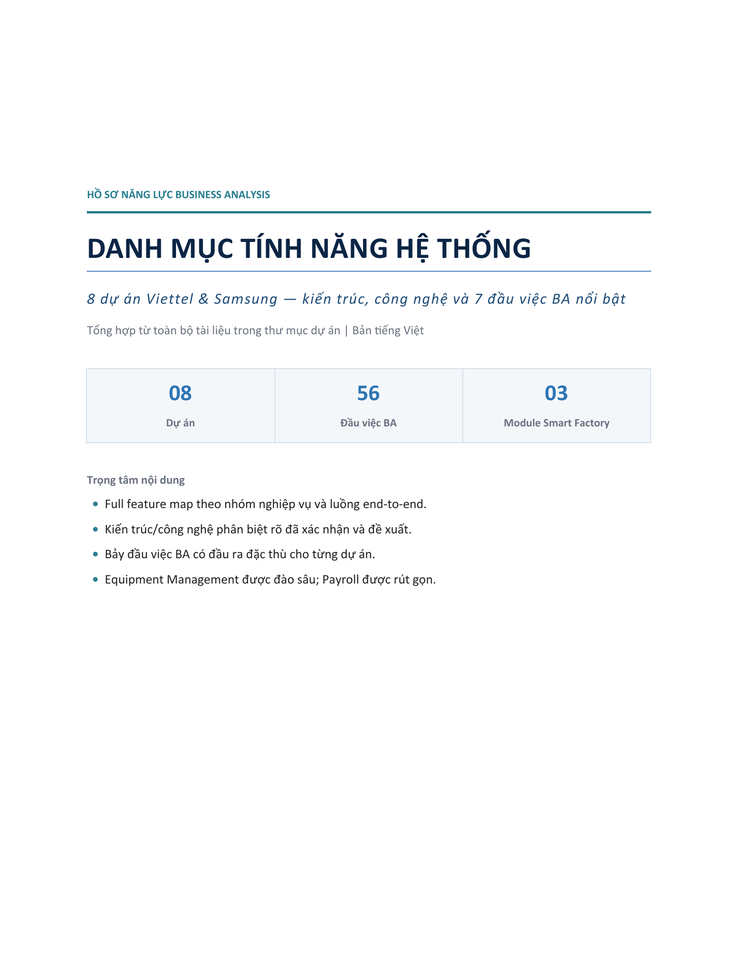
#> input picture Các dự án cũ/Dự án và tính năng/worktmp/rendered_report_v4/page-1.png, 738 x 956 px, shrunk from 1547 x 2002 before the run; its folder holds only this picture in this run
$ python make_contact_sheets.py
#> lines starting #> are read from the running program, lines starting #| are printed output that depends on the picture
from pathlib import Path
from PIL import Image, ImageDraw, ImageFont

ROOT = Path(r"C:\Users\Kim Duc\Desktop\Dự án và tính năng\worktmp\rendered_report_v4")
OUT = ROOT / "contact_sheets"
OUT.mkdir(exist_ok=True)

pages = sorted(ROOT.glob("page-*.png"), key=lambda p: int(p.stem.split("-")[1]))
font = ImageFont.load_default(size=24)

for sheet_index in range(0, len(pages), 4):
    batch = pages[sheet_index:sheet_index + 4]
    opened = [Image.open(p).convert("RGB") for p in batch]
#> opened = 1 item
    tile_w = max(im.width for im in opened)
#> tile_w = 738
    tile_h = max(im.height for im in opened) + 42
#> tile_h = 998
    canvas = Image.new("RGB", (tile_w * 2 + 30, tile_h * 2 + 30), "#D9E1E8")
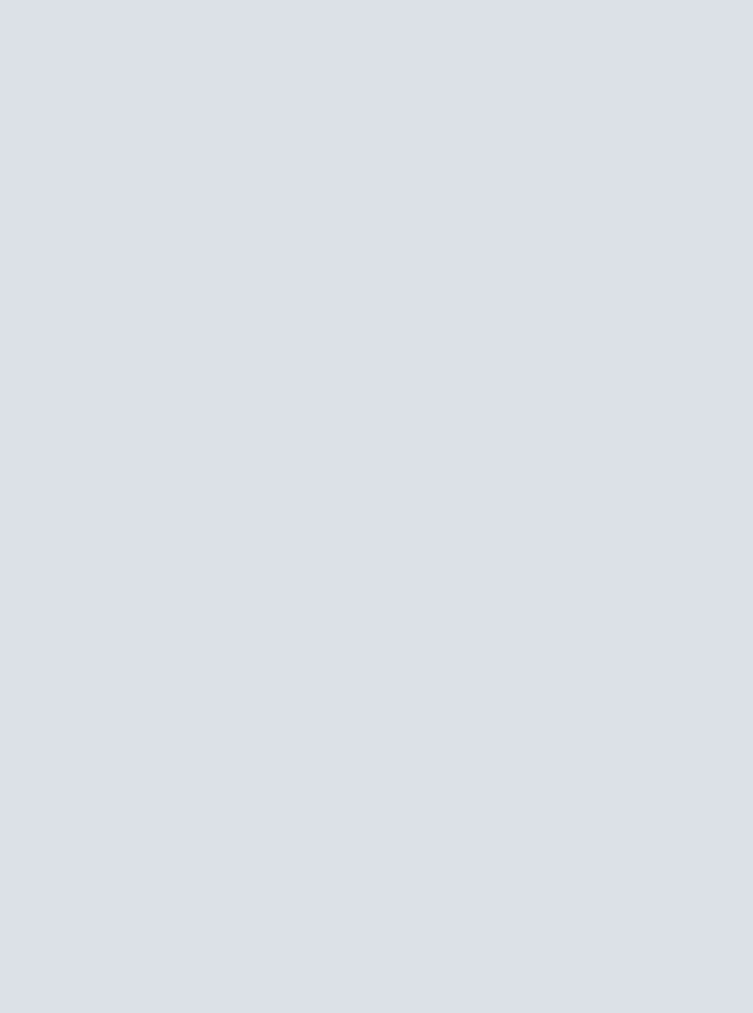
#> canvas: PIL image 1506x2026 RGB (shown at 1/2 size); mean R, G, B 217, 225, 232
    draw = ImageDraw.Draw(canvas)
    for i, (path, im) in enumerate(zip(batch, opened)):
        x = (i % 2) * (tile_w + 30)
        y = (i // 2) * (tile_h + 30)
        canvas.paste(im, (x, y + 42))
        page_no = int(path.stem.split("-")[1])
        draw.rectangle((x, y, x + tile_w, y + 41), fill="#0B2545")
        draw.text((x + 14, y + 8), f"TRANG {page_no}", fill="white", font=font)
#> this loop made 1 pass
#> (x, y, page_no) on pass 1: (0, 0, 1)
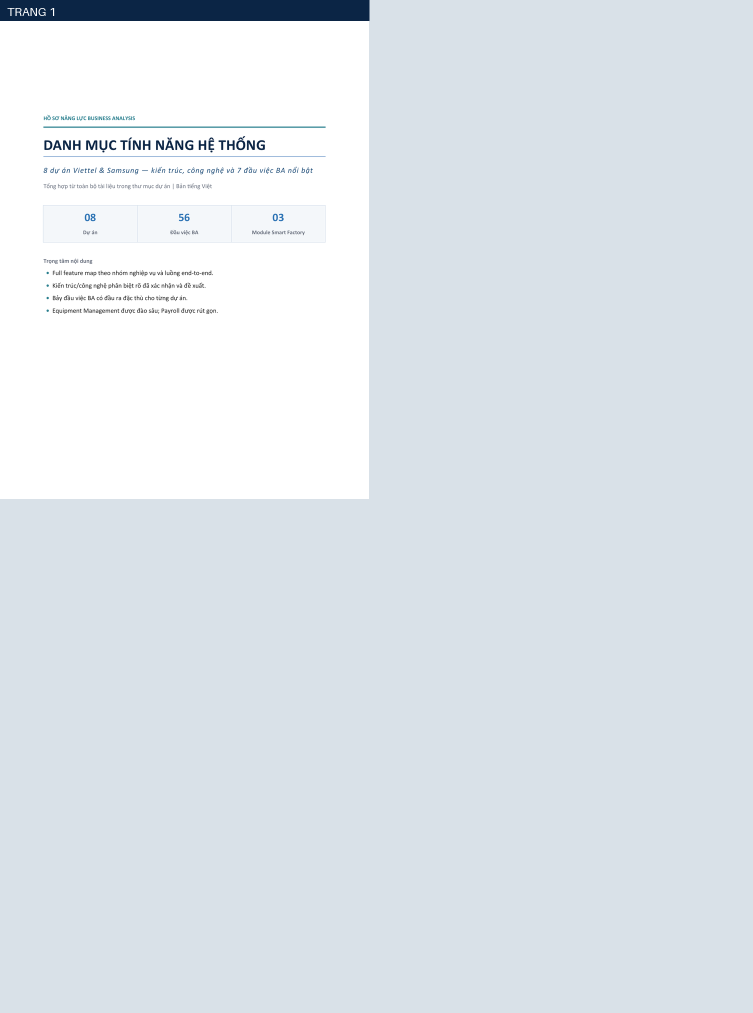
#> canvas: PIL image 1506x2026 RGB (shown at 1/2 size); mean R, G, B 222.6, 229.1, 234.9
    first = int(batch[0].stem.split("-")[1])
    last = int(batch[-1].stem.split("-")[1])
    canvas.save(OUT / f"sheet-{first:02d}-{last:02d}.png", optimize=True)

print(f"Created {len(list(OUT.glob('sheet-*.png')))} contact sheets for {len(pages)} pages")

$ run again, on Các dự án cũ/Dự án và tính năng/worktmp/rendered_report_v4/page-13.png
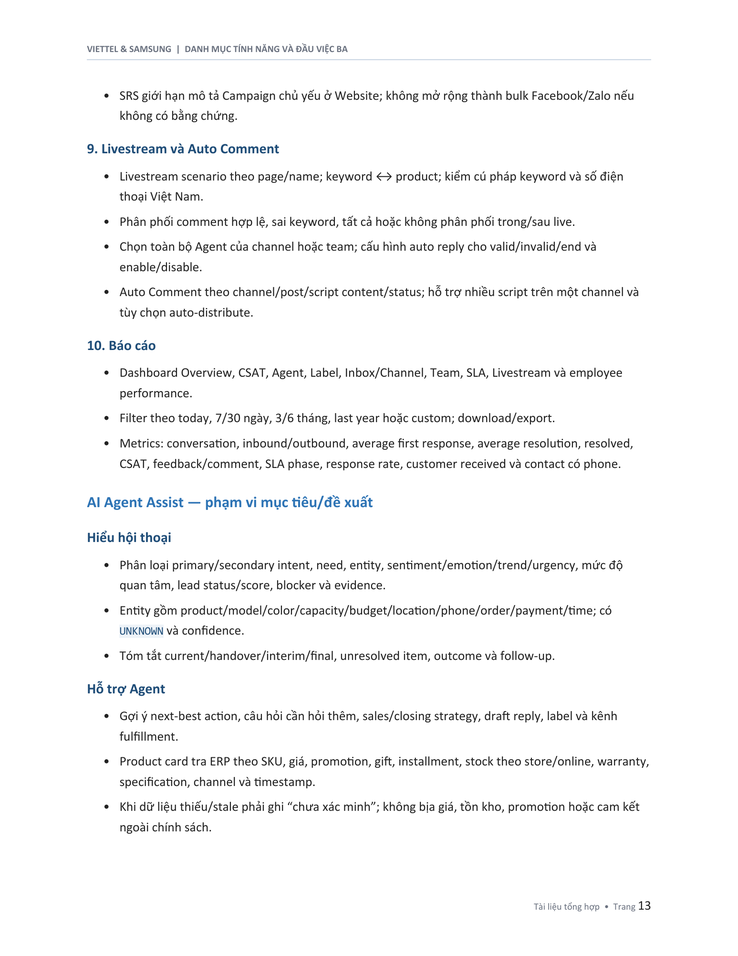
#> input picture Các dự án cũ/Dự án và tính năng/worktmp/rendered_report_v4/page-13.png, 738 x 956 px, shrunk from 1547 x 2002 before the run
#> opened = 1 item
#> tile_w = 738
#> tile_h = 998
#> the loop `for i, (path, im) in enumerate(zip(batch, opened)):` made 1 pass
#> (x, y, page_no) on pass 1: (0, 0, 13)
#> after the loop `for i, (path, im) in enumerate(zip(batch, opened)):`:
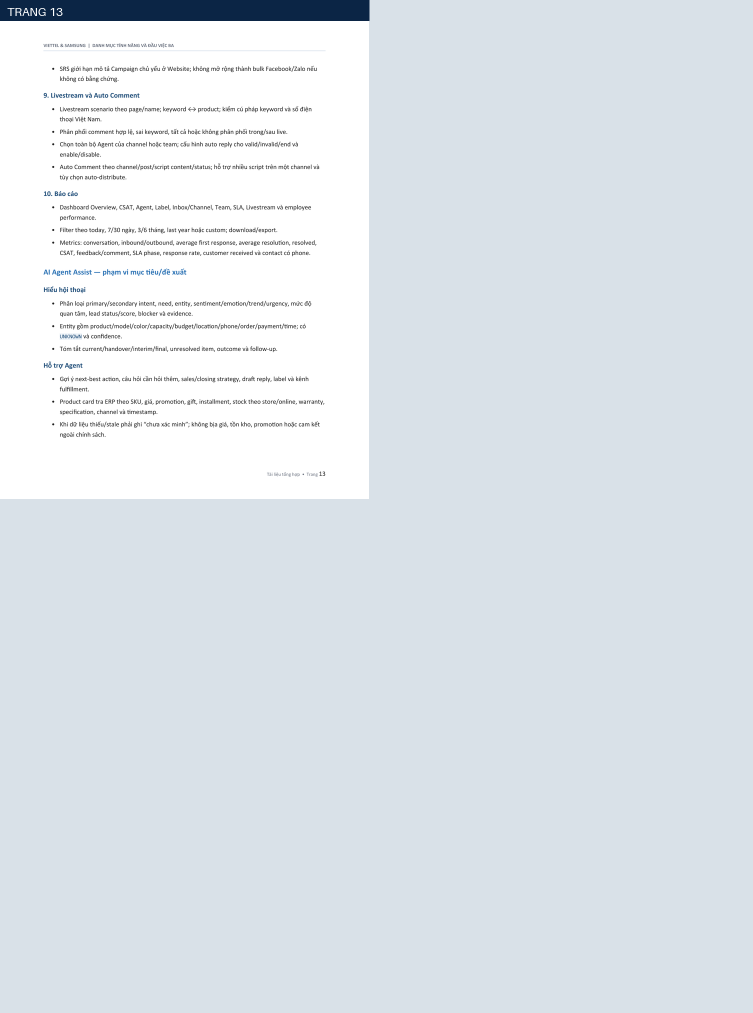
#> canvas: PIL image 1506x2026 RGB (shown at 1/2 size); mean R, G, B 221.9, 228.3, 233.9

$ run again, on Các dự án cũ/Dự án và tính năng/worktmp/rendered_report_v4/page-14.png
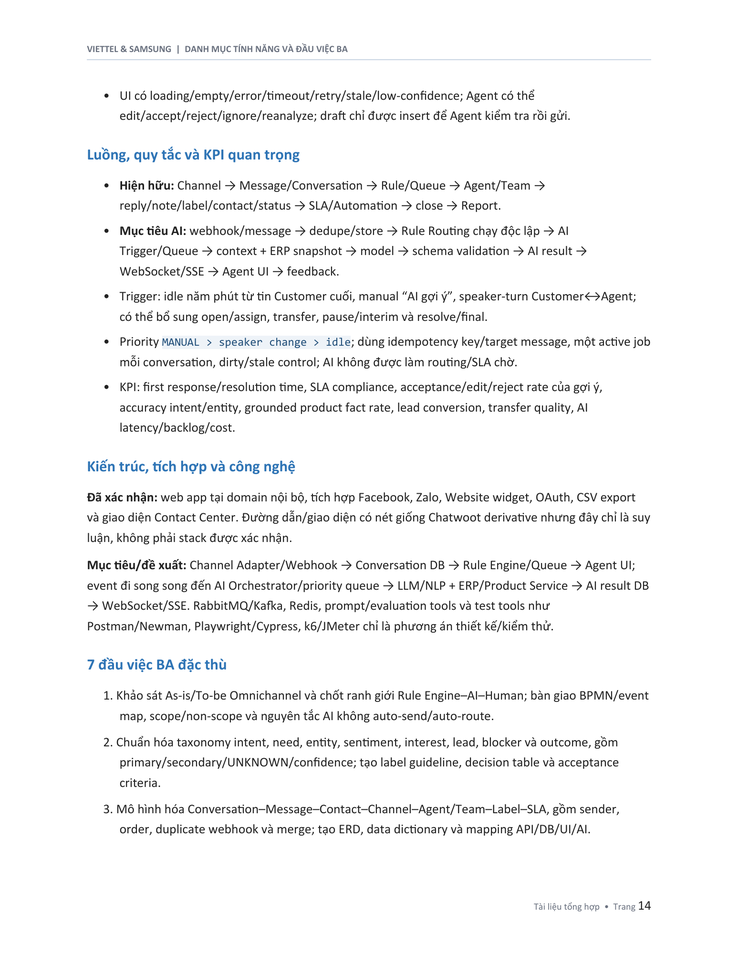
#> input picture Các dự án cũ/Dự án và tính năng/worktmp/rendered_report_v4/page-14.png, 738 x 956 px, shrunk from 1547 x 2002 before the run
#> opened = 1 item
#> tile_w = 738
#> tile_h = 998
#> the loop `for i, (path, im) in enumerate(zip(batch, opened)):` made 1 pass
#> (x, y, page_no) on pass 1: (0, 0, 14)
#> after the loop `for i, (path, im) in enumerate(zip(batch, opened)):`:
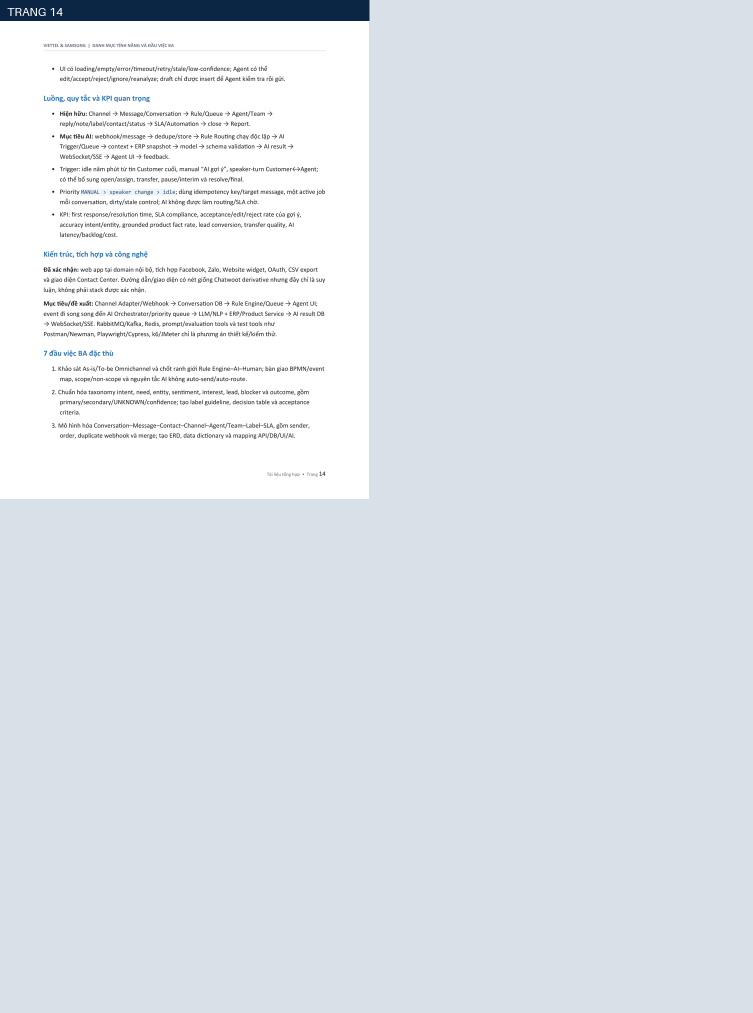
#> canvas: PIL image 1506x2026 RGB (shown at 1/2 size); mean R, G, B 221.3, 227.7, 233.4

$ run again, on Các dự án cũ/Dự án và tính năng/worktmp/rendered_report_v4/page-15.png
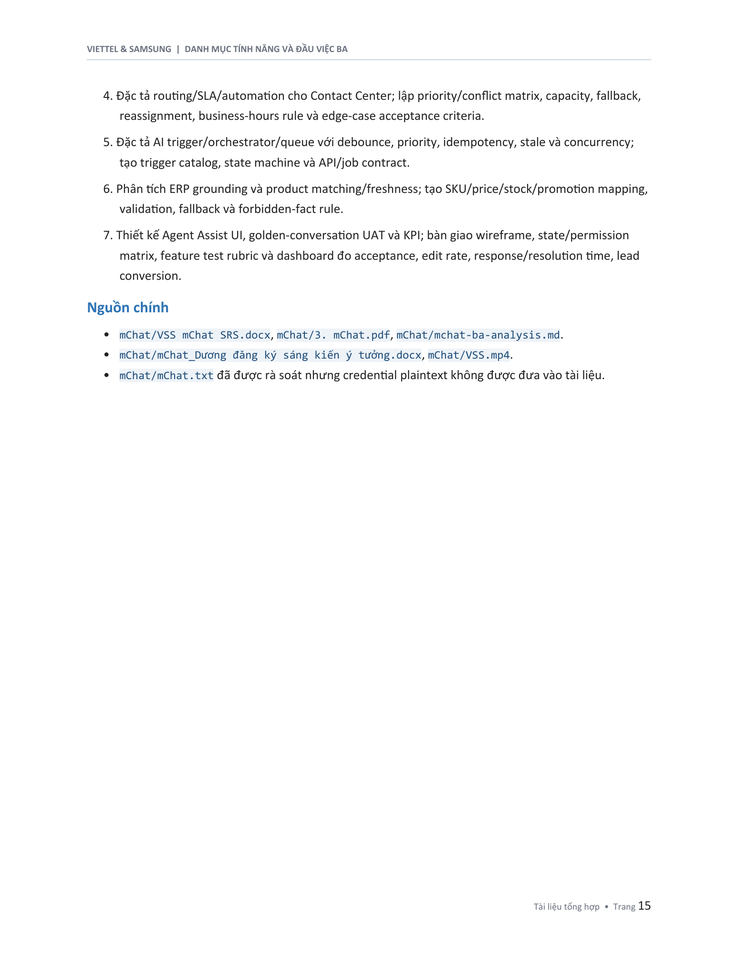
#> input picture Các dự án cũ/Dự án và tính năng/worktmp/rendered_report_v4/page-15.png, 738 x 956 px, shrunk from 1547 x 2002 before the run
#> opened = 1 item
#> tile_w = 738
#> tile_h = 998
#> the loop `for i, (path, im) in enumerate(zip(batch, opened)):` made 1 pass
#> (x, y, page_no) on pass 1: (0, 0, 15)
#> after the loop `for i, (path, im) in enumerate(zip(batch, opened)):`:
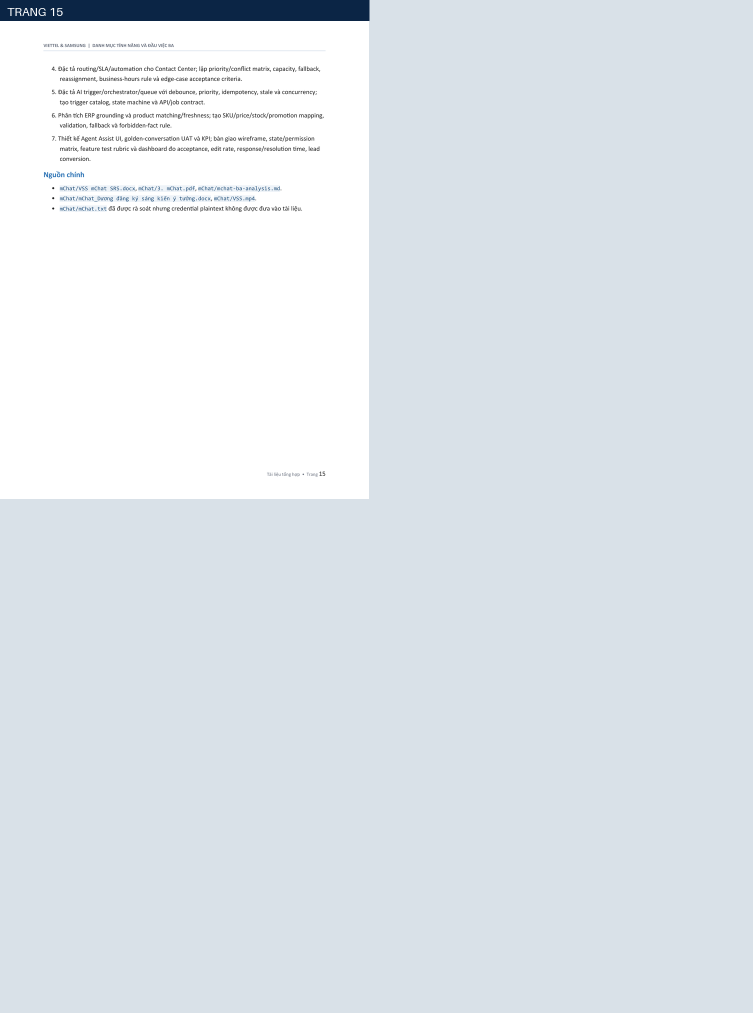
#> canvas: PIL image 1506x2026 RGB (shown at 1/2 size); mean R, G, B 222.7, 229.1, 234.8

$ run again, on Các dự án cũ/Dự án và tính năng/worktmp/rendered_report_v4/page-10.png
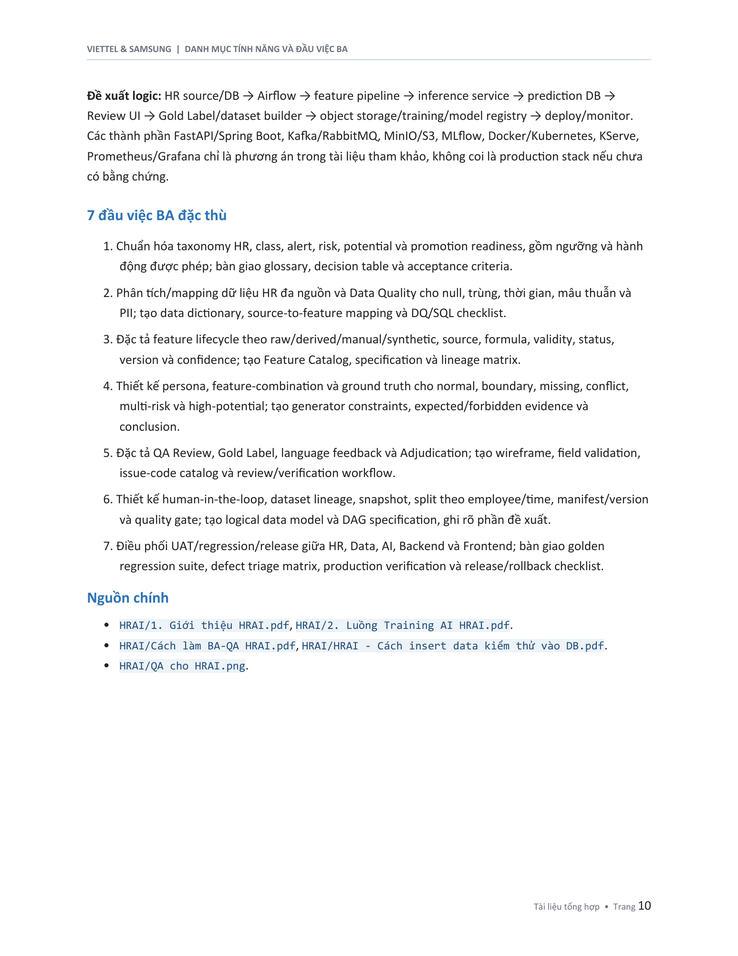
#> input picture Các dự án cũ/Dự án và tính năng/worktmp/rendered_report_v4/page-10.png, 738 x 956 px, shrunk from 1547 x 2002 before the run
#> opened = 1 item
#> tile_w = 738
#> tile_h = 998
#> the loop `for i, (path, im) in enumerate(zip(batch, opened)):` made 1 pass
#> (x, y, page_no) on pass 1: (0, 0, 10)
#> after the loop `for i, (path, im) in enumerate(zip(batch, opened)):`:
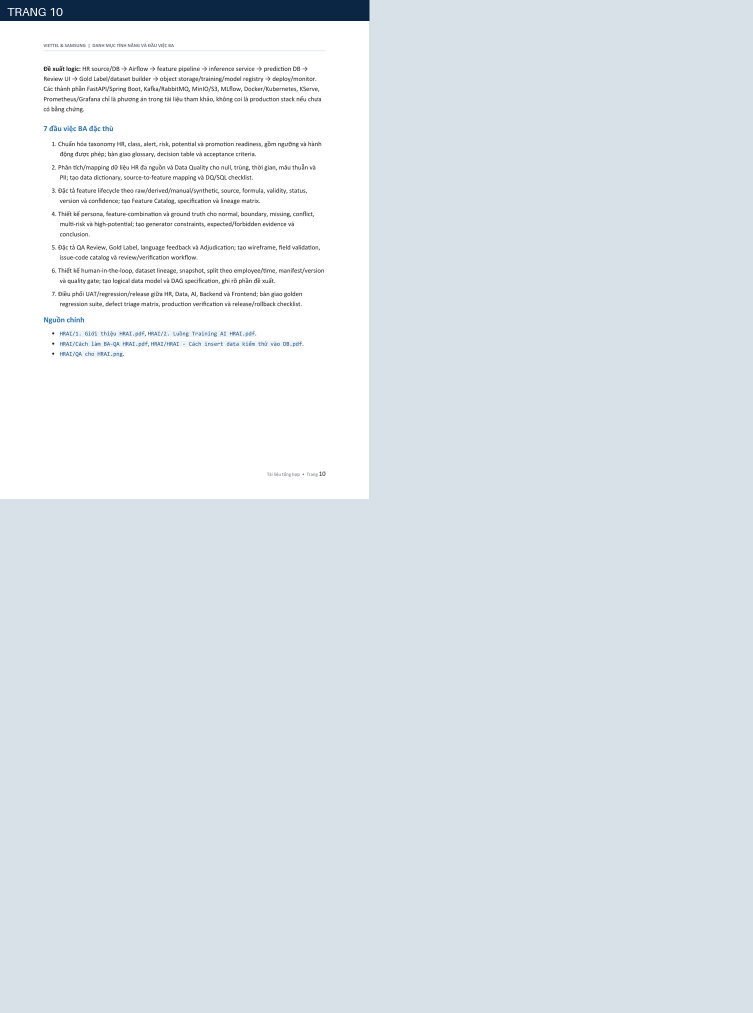
#> canvas: PIL image 1506x2026 RGB (shown at 1/2 size); mean R, G, B 221.8, 228.2, 233.9
